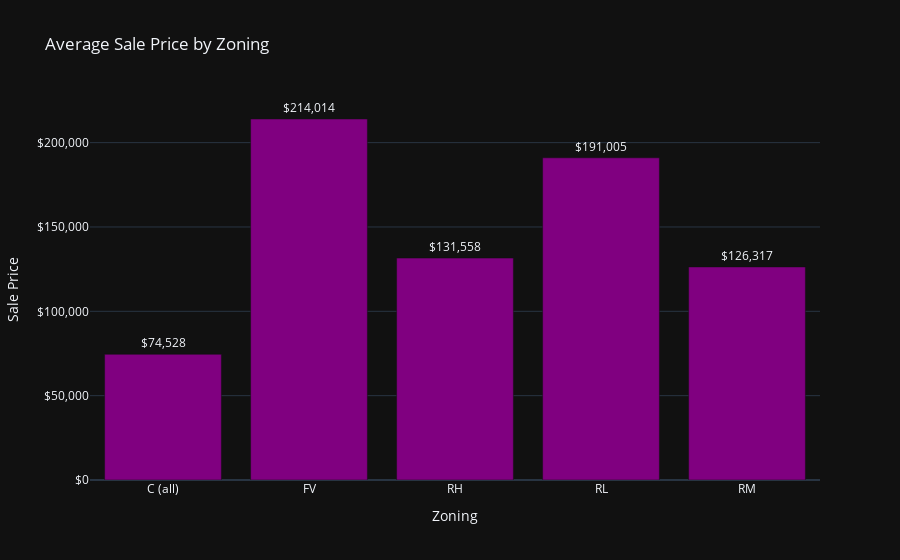

Notebook source saved alongside this figure:
### Markdown cell above
### Does Zoning affect the house prices

### Code cell
# 2. Zoning impact on sale price
zoning_prices = train0.groupby('MSZoning')['SalePrice'].mean()
fig3 = px.bar(x=zoning_prices.index, y=zoning_prices.values, title='Average Sale Price by Zoning',
              template='plotly_dark',color_discrete_sequence=['purple', 'green'], text=zoning_prices.values
            )

fig3.update_traces(texttemplate='$%{text:,.0f}', textposition='outside')
fig3.update_yaxes(title='Sale Price', tickprefix='$', tickformat=',')
fig3.update_xaxes(title='Zoning')
fig3.update_layout(uniformtext_minsize=8, uniformtext_mode='hide')

fig3.show()

### Figure 1 — Plotly figure (JSON) as saved in the notebook; plotly's stock layout.template omitted (floating-point values rounded to 4 significant figures)
{"data": [{"alignmentgroup": "True", "hovertemplate": "x=%{x}<br>y=%{y}<br>text=%{text}<extra></extra>", "legendgroup": "", "marker": {"color": "purple", "pattern": {"shape": ""}}, "name": "", "offsetgroup": "", "orientation": "v", "showlegend": false, "text": [74528, 214000.0, 131600.0, 191000.0, 126300.0], "textposition": "outside", "texttemplate": "$%{text:,.0f}", "type": "bar", "x": ["C (all)", "FV", "RH", "RL", "RM"], "xaxis": "x", "y": [74528, 214000.0, 131600.0, 191000.0, 126300.0], "yaxis": "y"}], "layout": {"barmode": "relative", "legend": {"tracegroupgap": 0}, "title": {"text": "Average Sale Price by Zoning"}, "uniformtext": {"minsize": 8, "mode": "hide"}, "xaxis": {"anchor": "y", "domain": [0, 1], "title": {"text": "Zoning"}}, "yaxis": {"anchor": "x", "domain": [0, 1], "tickformat": ",", "tickprefix": "$", "title": {"text": "Sale Price"}}}}
